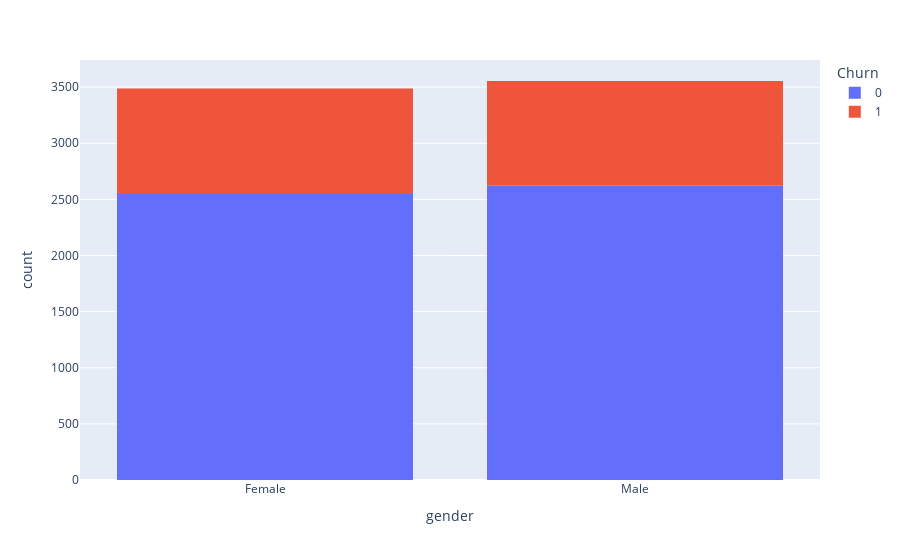

The notebook cell saved with this chart:
### Code cell
# 1. Gender and Churn 
print("churn % in male : ", round(df1[(df1['gender']== 'Male') & (df1['Churn']== 1)].shape[0] / df1[df1['gender']== 'Male'].shape[0] * 100, 2))
print("churn % in female : ", round(df1[(df1['gender']== 'Female') & (df1['Churn']== 1)].shape[0] / df1[df1['gender']== 'Female'].shape[0] * 100, 2))
fig = px.histogram(df1, x = "gender", color = "Churn")
fig

### Figure 1 — Plotly figure (JSON) as saved in the notebook; plotly's stock layout.template omitted (floating-point values rounded to 4 significant figures; data arrays with more than 128 entries replaced by an {"elided": "..."} marker saying what was removed)
{"data": [{"alignmentgroup": "True", "bingroup": "x", "hovertemplate": "Churn=0<br>gender=%{x}<br>count=%{y}<extra></extra>", "legendgroup": "0", "marker": {"color": "#636efa", "pattern": {"shape": ""}}, "name": "0", "offsetgroup": "0", "orientation": "v", "showlegend": true, "type": "histogram", "x": {"elided": "5174 str values"}, "xaxis": "x", "yaxis": "y"}, {"alignmentgroup": "True", "bingroup": "x", "hovertemplate": "Churn=1<br>gender=%{x}<br>count=%{y}<extra></extra>", "legendgroup": "1", "marker": {"color": "#EF553B", "pattern": {"shape": ""}}, "name": "1", "offsetgroup": "1", "orientation": "v", "showlegend": true, "type": "histogram", "x": {"elided": "1869 str values"}, "xaxis": "x", "yaxis": "y"}], "layout": {"barmode": "relative", "legend": {"title": {"text": "Churn"}, "tracegroupgap": 0}, "margin": {"t": 60}, "xaxis": {"anchor": "y", "domain": [0, 1], "title": {"text": "gender"}}, "yaxis": {"anchor": "x", "domain": [0, 1], "title": {"text": "count"}}}}
